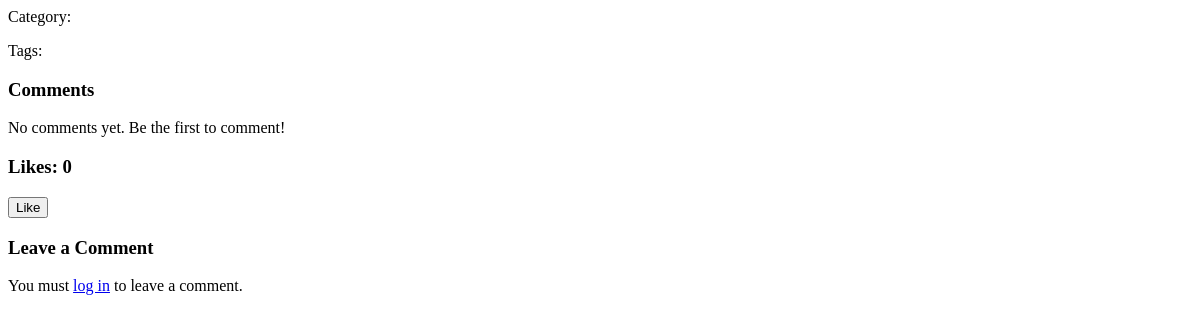
Page /post/4/ on the earlier database version.
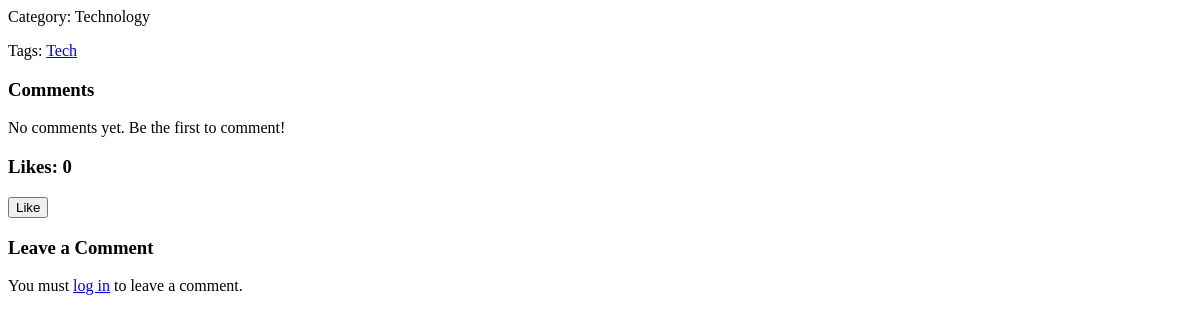
Same page on the later database version.
### myapp/models.py (models this page shows, shortened)
class Post(models.Model):
    title = models.CharField(max_length=200)
    content = models.TextField()
    author = models.ForeignKey(User, on_delete=models.CASCADE)
    created_at = models.DateTimeField(auto_now_add=True)
    likes = models.ManyToManyField(User, related_name='liked_posts', blank=True)
    category = models.ForeignKey(Category, on_delete=models.CASCADE, related_name='posts', null=True, blank=True)
    tags = TaggableManager()  # Add tags to the post
    def total_likes(self):
        return self.likes.count()

class Category(models.Model):
    name = models.CharField(max_length=100, unique=True)

### myapp/views.py (the view)
# urls.py: path('post/<int:pk>/', views.post_detail, name='post_detail'),
def post_detail(request, pk):
    post = get_object_or_404(Post, pk=pk)
    comments = post.comments.all()  # Fetch all comments related to the post
    if request.method == 'POST':
        comment_form = CommentForm(request.POST)
        if comment_form.is_valid():
            comment = comment_form.save(commit=False)
            comment.author = request.user
            comment.post = post
            comment.save()
            return redirect('post_detail', pk=post.pk)
    else:
        comment_form = CommentForm()
    return render(request, 'myapp/post_detail.html', {
        'post': post,
        'comments': comments,
        'comment_form': comment_form,
    })

### myapp/templates/myapp/post_detail.html (shortened to what this page needs)
<p>Category: {{ post.category.name }}</p>
<p>Tags:
    {% for tag in post.tags.all %}
        <a href="{% url 'tagged_posts' tag.slug %}">{{ tag.name }}</a>{% if not forloop.last %}, {% endif %}
    {% endfor %}
</p>
<h3>Comments</h3>
{% for comment in comments %}
    <div>
        <strong>{{ comment.author.username }}</strong> ({{ comment.created_at|date:"d M Y H:i" }}):
        <p>{{ comment.content }}</p>
    </div>
{% empty %}
    <p>No comments yet. Be the first to comment!</p>
{% endfor %}
 <h3>Likes: {{ post.total_likes }}</h3>
 <form action="{% url 'like_post' post.pk %}" method="POST">
     {% if user in post.likes.all %}
         <button type="submit">Unlike</button>
     {% else %}
         <button type="submit">Like</button>
     {% endif %}
 </form>
<h3>Leave a Comment</h3>
{% if user.is_authenticated %}
    <form method="POST">
        {% csrf_token %}
        {{ comment_form.as_p }}
        <button type="submit">Post Comment</button>
    </form>
{% else %}
    <p>You must <a href="{% url 'login' %}">log in</a> to leave a comment.</p>
{% endif %}

Differences in the rows shown:
changed Post: category.name (not shown) → "Technology"
added Tag: name "Tech"
